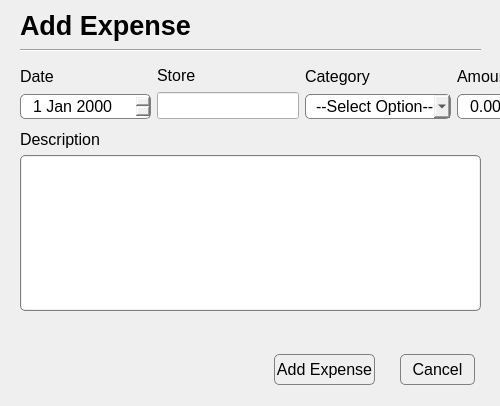
<?xml version="1.0" encoding="UTF-8"?>
<ui version="4.0">
 <class>Dialog</class>
 <widget class="QDialog" name="Dialog">
  <property name="geometry">
   <rect>
    <x>0</x>
    <y>0</y>
    <width>500</width>
    <height>406</height>
   </rect>
  </property>
  <property name="windowTitle">
   <string>Dialog</string>
  </property>
  <property name="styleSheet">
   <string notr="true">QDateEdit {
	border: 1px solid gray;
	border-radius: 5px;
	padding-left: 10px;
}

QComboBox {
	border: 1px solid gray;
	border-radius: 5px;
	padding-left: 10px;
}

QDoubleSpinBox {
	border: 1px solid gray;
	border-radius: 5px;
	padding-left: 10px;
}


QPushButton {
	border: 1px solid gray;
	border-radius: 5px;
}

QPlainTextEdit {
	border: 1px solid gray;        /* Set the border */
	border-radius: 5px;          /* Round the corners */
	padding: 1px;                /* Space between text and border */
}

QPlainTextEdit::viewport {
	background: transparent;      /* Make viewport background transparent */
	border: none;                 /* Remove viewport border */
}</string>
  </property>
  <widget class="QLabel" name="expenseDialogTitle">
   <property name="geometry">
    <rect>
     <x>20</x>
     <y>10</y>
     <width>181</width>
     <height>31</height>
    </rect>
   </property>
   <property name="font">
    <font>
     <pointsize>20</pointsize>
     <weight>75</weight>
     <bold>true</bold>
    </font>
   </property>
   <property name="text">
    <string>Add Expense</string>
   </property>
  </widget>
  <widget class="Line" name="line">
   <property name="geometry">
    <rect>
     <x>20</x>
     <y>40</y>
     <width>461</width>
     <height>21</height>
    </rect>
   </property>
   <property name="orientation">
    <enum>Qt::Horizontal</enum>
   </property>
  </widget>
  <widget class="QPushButton" name="expenseCancelPushButton">
   <property name="geometry">
    <rect>
     <x>400</x>
     <y>354</y>
     <width>75</width>
     <height>31</height>
    </rect>
   </property>
   <property name="font">
    <font>
     <pointsize>12</pointsize>
    </font>
   </property>
   <property name="text">
    <string>Cancel</string>
   </property>
  </widget>
  <widget class="QPushButton" name="expenseAddPushButton">
   <property name="geometry">
    <rect>
     <x>274</x>
     <y>354</y>
     <width>101</width>
     <height>31</height>
    </rect>
   </property>
   <property name="font">
    <font>
     <pointsize>12</pointsize>
    </font>
   </property>
   <property name="text">
    <string>Add Expense</string>
   </property>
  </widget>
  <widget class="QWidget" name="layoutWidget">
   <property name="geometry">
    <rect>
     <x>20</x>
     <y>65</y>
     <width>568</width>
     <height>54</height>
    </rect>
   </property>
   <layout class="QHBoxLayout" name="horizontalLayout_2">
    <item>
     <layout class="QVBoxLayout" name="verticalLayout_5">
      <item>
       <widget class="QLabel" name="expenseDateEditLabel">
        <property name="font">
         <font>
          <pointsize>12</pointsize>
         </font>
        </property>
        <property name="text">
         <string>Date</string>
        </property>
       </widget>
      </item>
      <item>
       <widget class="QDateEdit" name="expenseDateEdit">
        <property name="minimumSize">
         <size>
          <width>0</width>
          <height>25</height>
         </size>
        </property>
        <property name="maximumSize">
         <size>
          <width>16777215</width>
          <height>25</height>
         </size>
        </property>
        <property name="font">
         <font>
          <pointsize>12</pointsize>
         </font>
        </property>
       </widget>
      </item>
     </layout>
    </item>
    <item>
     <layout class="QVBoxLayout" name="verticalLayout_9">
      <item>
       <widget class="QLabel" name="expenseSourceEditLabel">
        <property name="font">
         <font>
          <pointsize>12</pointsize>
         </font>
        </property>
        <property name="text">
         <string>Store</string>
        </property>
       </widget>
      </item>
      <item>
       <widget class="QLineEdit" name="expenseSourceEdit">
        <property name="sizePolicy">
         <sizepolicy hsizetype="Minimum" vsizetype="Fixed">
          <horstretch>0</horstretch>
          <verstretch>0</verstretch>
         </sizepolicy>
        </property>
        <property name="font">
         <font>
          <pointsize>12</pointsize>
         </font>
        </property>
       </widget>
      </item>
     </layout>
    </item>
    <item>
     <layout class="QVBoxLayout" name="verticalLayout_6">
      <item>
       <widget class="QLabel" name="expenseCategoryDropdownLabel">
        <property name="font">
         <font>
          <pointsize>12</pointsize>
         </font>
        </property>
        <property name="text">
         <string>Category</string>
        </property>
       </widget>
      </item>
      <item>
       <widget class="QComboBox" name="expenseCategoryDropdown">
        <property name="minimumSize">
         <size>
          <width>0</width>
          <height>25</height>
         </size>
        </property>
        <property name="maximumSize">
         <size>
          <width>16777215</width>
          <height>25</height>
         </size>
        </property>
        <property name="font">
         <font>
          <pointsize>12</pointsize>
         </font>
        </property>
        <property name="placeholderText" stdset="0">
         <string>--Select Option--</string>
        </property>
        <item>
         <property name="text">
          <string/>
         </property>
        </item>
        <item>
         <property name="text">
          <string>Groceries</string>
         </property>
        </item>
        <item>
         <property name="text">
          <string>Transportation</string>
         </property>
        </item>
        <item>
         <property name="text">
          <string>Entertainment</string>
         </property>
        </item>
        <item>
         <property name="text">
          <string>Pets</string>
         </property>
        </item>
        <item>
         <property name="text">
          <string>Health</string>
         </property>
        </item>
        <item>
         <property name="text">
          <string>Rent</string>
         </property>
        </item>
        <item>
         <property name="text">
          <string>Other</string>
         </property>
        </item>
       </widget>
      </item>
     </layout>
    </item>
    <item>
     <layout class="QVBoxLayout" name="verticalLayout_7">
      <item>
       <widget class="QLabel" name="expenseAmountSpinboxLabel">
        <property name="font">
         <font>
          <pointsize>12</pointsize>
         </font>
        </property>
        <property name="text">
         <string>Amount</string>
        </property>
       </widget>
      </item>
      <item>
       <widget class="QDoubleSpinBox" name="expenseAmountSpinbox">
        <property name="minimumSize">
         <size>
          <width>0</width>
          <height>25</height>
         </size>
        </property>
        <property name="maximumSize">
         <size>
          <width>16777215</width>
          <height>25</height>
         </size>
        </property>
        <property name="font">
         <font>
          <pointsize>12</pointsize>
         </font>
        </property>
        <property name="maximum">
         <double>9999999.990000000223517</double>
        </property>
       </widget>
      </item>
     </layout>
    </item>
   </layout>
  </widget>
  <widget class="QWidget" name="layoutWidget_2">
   <property name="geometry">
    <rect>
     <x>20</x>
     <y>130</y>
     <width>461</width>
     <height>181</height>
    </rect>
   </property>
   <layout class="QVBoxLayout" name="verticalLayout_8">
    <item>
     <widget class="QLabel" name="expenseDescriptionTextEditLabel">
      <property name="font">
       <font>
        <pointsize>12</pointsize>
       </font>
      </property>
      <property name="text">
       <string>Description</string>
      </property>
     </widget>
    </item>
    <item>
     <widget class="QPlainTextEdit" name="expenseDescriptionTextEdit">
      <property name="font">
       <font>
        <pointsize>12</pointsize>
       </font>
      </property>
     </widget>
    </item>
   </layout>
  </widget>
 </widget>
 <resources/>
 <connections/>
</ui>
